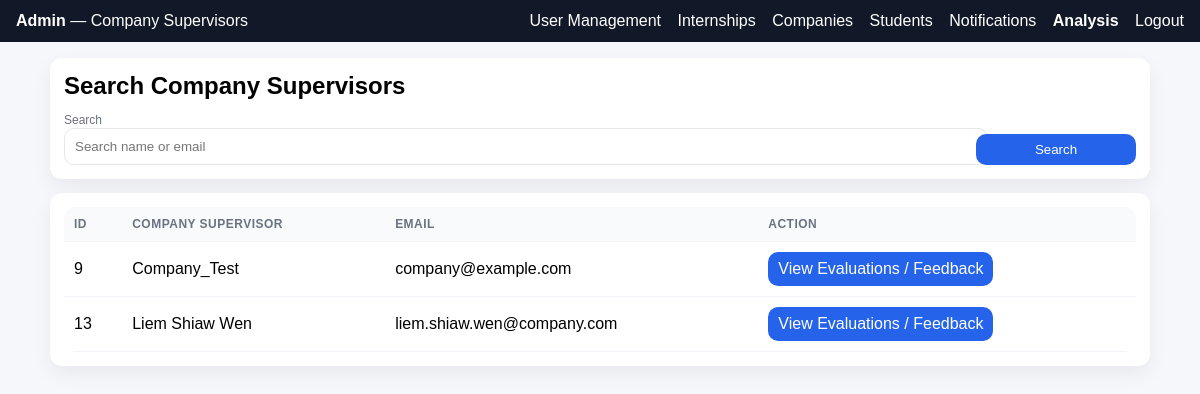
/dashboard/admin_companies.php (signed in), run on the app's committed database.
### tables this page shows
CREATE TABLE `users` (
  `id` int(11) NOT NULL,
  `name` varchar(100) NOT NULL,
  `email` varchar(100) NOT NULL,
  `password` varchar(255) NOT NULL,
  `role` enum('student','company','academic','admin') NOT NULL,
  `created_at` timestamp NOT NULL DEFAULT current_timestamp(),
  `academic_supervisor_id` int(11) DEFAULT NULL,
  `faculty` enum('FCI','FCM','FIST','FOM') DEFAULT NULL
);

### dashboard/admin_companies.php (the view, shortened to what this page needs)
<?php
include("../config/db.php");
$q = trim($_GET['q'] ?? '');
$sql = "SELECT id, name, email FROM users WHERE role='company'";
$sql .= " ORDER BY name ASC";
$stmt = $conn->prepare($sql);
$stmt->execute();
$companies = $stmt->get_result();
?>
<!DOCTYPE html>
<html>
<head>
</head>
<body>
<div class="navbar">
    <div><b>Admin</b> — Company Supervisors</div>
    <div>
        <a href="admin.php">User Management</a>
        <a href="admin_internships.php">Internships</a>
        <a href="admin_companies.php">Companies</a>
        <a href="admin_students.php">Students</a>
        <a href="admin_notifications.php">Notifications</a>
        <a href="admin_analysis.php"><b>Analysis</b></a>
        <a href="../auth/logout.php">Logout</a>
    </div>
</div>
<div class="container">
    <div class="card">
        <h2 style="margin:0 0 10px;">Search Company Supervisors</h2>
        <form method="GET" class="row">
            <div>
                <label style="font-size:12px;color:#6b7280;">Search</label>
                <input type="text" name="q" value="<?= htmlspecialchars($q) ?>" placeholder="Search name or email">
            </div>
            <div style="flex:0; min-width:160px;">
                <button class="btn" type="submit" style="width:100%;">Search</button>
            </div>
        </form>
    </div>
    <div class="card">
        <table>
            <tr>
                <th>ID</th>
                <th>Company Supervisor</th>
                <th>Email</th>
                <th>Action</th>
            </tr>
            <?php while ($c = $companies->fetch_assoc()): ?>
                <tr>
                    <td><?= (int)$c['id'] ?></td>
                    <td><?= htmlspecialchars($c['name']) ?></td>
                    <td><?= htmlspecialchars($c['email']) ?></td>
                    <td>
                        <a class="btn" href="admin_company_records.php?company_id=<?= (int)$c['id'] ?>&tab=evaluations">
                            View Evaluations / Feedback
                        </a>
                    </td>
                </tr>
            <?php endwhile; ?>
        </table>
    </div>
</div>
</body>
</html>

### dashboard/admin_companies.php (style rules this page uses)
body { background:#f6f7fb; font-family:Arial; margin:0; }
.navbar { background:#111827; color:#fff; padding:12px 16px; display:flex; justify-content:space-between; align-items:center; }
.navbar a { color:#fff; text-decoration:none; margin-left:12px; }
.container { max-width:1100px; margin:16px auto; padding:0 16px; }
.card { background:#fff; border-radius:12px; padding:14px; box-shadow:0 8px 20px rgba(17,24,39,0.06); margin-bottom:14px; }
.row { display:flex; gap:10px; flex-wrap:wrap; align-items:end; }
.row > div { flex:1; min-width:220px; }
input { width:100%; padding:10px; border:1px solid #e5e7eb; border-radius:10px; }
table { width:100%; border-collapse:separate; border-spacing:0; border-radius:12px; overflow:hidden; background:#fff; }
th, td { padding:10px; border-bottom:1px solid #f1f5f9; text-align:left; }
th { background:#f8fafc; font-size:12px; color:#6b7280; text-transform:uppercase; letter-spacing:.04em; }
.btn { background:#2563eb; color:#fff; border:none; padding:8px 10px; border-radius:10px; cursor:pointer; text-decoration:none; display:inline-block; }

### data on the page
users: id "9", name "Company_Test", email "company@example.com"
users: id "13", name "Liem Shiaw Wen", email "liem.shiaw.wen@company.com"
